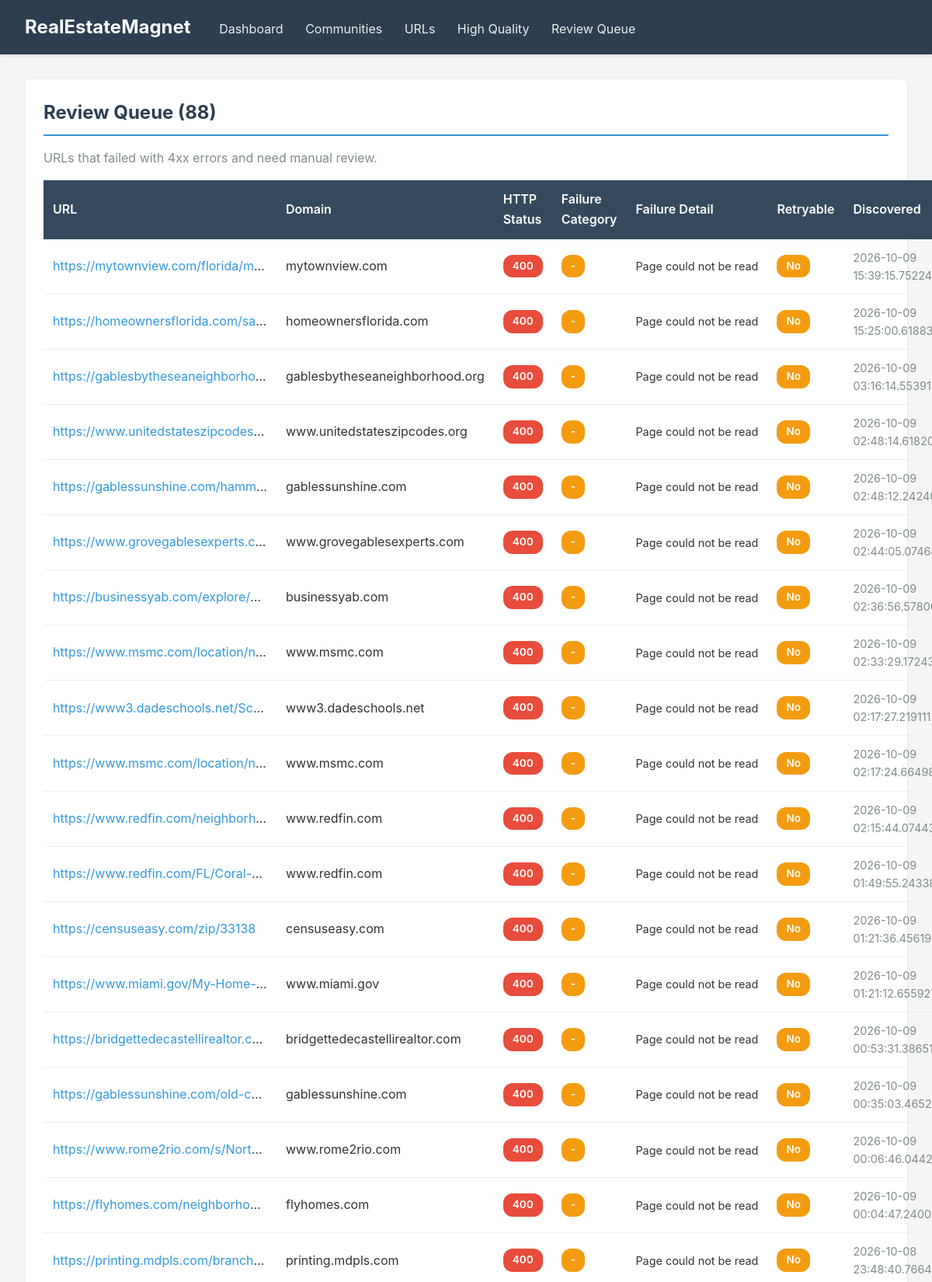
/review-queue (upper part), run on the app's committed database.
### modules/community/database.py (models this page shows)
class Base(DeclarativeBase):
    pass

class SourceURLRow(Base):
    __tablename__ = "source_urls"
    id = Column(Integer, primary_key=True, autoincrement=True)
    url = Column(Text, unique=True, nullable=False, index=True)
    domain = Column(String(255), index=True)
    title = Column(String(500))
    status = Column(String(30), nullable=False, index=True, default="pending")
    failure_category = Column(String(30), index=True)
    failure_detail = Column(Text)
    is_retryable = Column(Boolean, default=False)
    reviewed = Column(Boolean, default=False, index=True)
    review_note = Column(Text)
    pdf_path = Column(Text)
    screenshot_path = Column(Text)
    community_slug = Column(String(255), index=True)
    discovered_by = Column(String(50), index=True)
    discovered_at = Column(DateTime, default=lambda: datetime.now(timezone.utc))
    accessed_at = Column(DateTime)
    printed_at = Column(DateTime)
    http_status = Column(Integer)
    error_message = Column(Text)
    content_length = Column(Integer)
    captcha_detected = Column(Boolean, default=False)
    captcha_solved = Column(Boolean, default=False)
    robot_friendly = Column(Boolean, default=False, index=True)
    robots_txt_checked = Column(Boolean, default=False)
    retry_count = Column(Integer, default=0)
    steps_taken = Column(Integer, default=0)
    has_community_data = Column(Boolean, default=False, index=True)
    data_quality_score = Column(Float, default=0.0, index=True)
    data_types_found = Column(String(255))  # comma-separated: fees,amenities,demographics,proximity
    data_summary = Column(Text)  # brief summary of extracted data

### modules/web/viewer.py (the view)
@app.get("/review-queue", response_class=HTMLResponse)
async def review_queue(request: Request):
    conn = get_db()
    cursor = conn.cursor()
    try:
        cursor.execute("""
            SELECT
                url, domain, status, failure_category, failure_detail,
                http_status, is_retryable, reviewed, review_note,
                discovered_at
            FROM source_urls
            WHERE status = 'failed_4xx' AND reviewed = 0
            ORDER BY discovered_at DESC
        """)
        review_items = cursor.fetchall()
    except sqlite3.OperationalError:
        review_items = []
    conn.close()
    return templates.TemplateResponse(
        request,
        name="review_queue.html",
        context={
            "review_items": review_items,
        }
    )

### modules/web/templates/review_queue.html (shortened to what this page needs)
{% extends "base.html" %}
{% block content %}
<div class="card">
    <h2>Review Queue ({{ review_items|length }})</h2>
    <p class="text-muted">URLs that failed with 4xx errors and need manual review.</p>
    {% if review_items %}
    <table>
        <thead>
            <tr>
                <th>URL</th>
                <th>Domain</th>
                <th>HTTP Status</th>
                <th>Failure Category</th>
                <th>Failure Detail</th>
                <th>Retryable</th>
                <th>Discovered</th>
            </tr>
        </thead>
        <tbody>
            {% for item in review_items %}
            <tr>
                <td class="truncate"><a href="{{ item.url }}" target="_blank">{{ item.url }}</a></td>
                <td>{{ item.domain or '-' }}</td>
                <td><span class="badge badge-danger">{{ item.http_status or '-' }}</span></td>
                <td><span class="badge badge-warning">{{ item.failure_category or '-' }}</span></td>
                <td class="text-small truncate">{{ item.failure_detail or '-' }}</td>
                <td>
                    {% if item.is_retryable %}
                    <span class="badge badge-info">Yes</span>
                    {% else %}
                    <span class="badge badge-warning">No</span>
                    {% endif %}
                </td>
                <td class="text-muted text-small">{{ item.discovered_at }}</td>
            </tr>
            {% endfor %}
        </tbody>
    </table>
    {% else %}
    <p style="padding: 2rem; text-align: center; color: #27ae60;">✓ No URLs need review!</p>
    {% endif %}
</div>
{% endblock %}

### modules/web/templates/base.html (style rules this page uses)
* { margin: 0; padding: 0; box-sizing: border-box; }
body { font-family: -apple-system, BlinkMacSystemFont, 'Segoe UI', Roboto, Oxygen, Ubuntu, Cantarell, sans-serif; background: #f5f5f5; color: #333; line-height: 1.6; }
.card { background: white; border-radius: 8px; padding: 1.5rem; margin-bottom: 1.5rem; box-shadow: 0 1px 3px rgba(0,0,0,0.1); }
.card h2 { color: #2c3e50; margin-bottom: 1rem; border-bottom: 2px solid #3498db; padding-bottom: 0.5rem; }
table { width: 100%; border-collapse: collapse; margin-top: 1rem; }
th { background: #34495e; color: white; padding: 0.75rem; text-align: left; font-weight: 600; }
td { padding: 0.75rem; border-bottom: 1px solid #ecf0f1; }
a { color: #3498db; text-decoration: none; }
.badge { display: inline-block; padding: 0.25rem 0.75rem; border-radius: 12px; font-size: 0.85rem; font-weight: 600; }
.badge-warning { background: #f39c12; color: white; }
.badge-danger { background: #e74c3c; color: white; }
.text-muted { color: #7f8c8d; }
.text-small { font-size: 0.9rem; }
.truncate { max-width: 300px; white-space: nowrap; overflow: hidden; text-overflow: ellipsis; }

### data on the page
SourceURLRow: url "https://mytownview.com/florida/m…", domain "mytownview.com", http_status "400", failure_category "-", failure_detail "Page could not be read", is_retryable "No", discovered_at "2026-10-09…"
SourceURLRow: url "https://homeownersflorida.com/sa…", domain "homeownersflorida.com", http_status "400", failure_category "-", failure_detail "Page could not be read", is_retryable "No", discovered_at "2026-10-09…"
SourceURLRow: url "https://gablesbytheseaneighborho…", domain "gablesbytheseaneighborhood.org", http_status "400", failure_category "-", failure_detail "Page could not be read", is_retryable "No", discovered_at "2026-10-09…"
SourceURLRow: url "https://www.unitedstateszipcodes…", domain "www.unitedstateszipcodes.org", http_status "400", failure_category "-", failure_detail "Page could not be read", is_retryable "No", discovered_at "2026-10-09…"
SourceURLRow: url "https://gablessunshine.com/hamm…", domain "gablessunshine.com", http_status "400", failure_category "-", failure_detail "Page could not be read", is_retryable "No", discovered_at "2026-10-09…"
SourceURLRow: url "https://www.grovegablesexperts.c…", domain "www.grovegablesexperts.com", http_status "400", failure_category "-", failure_detail "Page could not be read", is_retryable "No", discovered_at "2026-10-09…"
SourceURLRow: url "https://businessyab.com/explore/…", domain "businessyab.com", http_status "400", failure_category "-", failure_detail "Page could not be read", is_retryable "No", discovered_at "2026-10-09…"
SourceURLRow: url "https://www.msmc.com/location/n…", domain "www.msmc.com", http_status "400", failure_category "-", failure_detail "Page could not be read", is_retryable "No", discovered_at "2026-10-09…"
SourceURLRow: url "https://www3.dadeschools.net/Sc…", domain "www3.dadeschools.net", http_status "400", failure_category "-", failure_detail "Page could not be read", is_retryable "No", discovered_at "2026-10-09 02:17:27.219111"
SourceURLRow: url "https://www.msmc.com/location/n…", domain "www.msmc.com", http_status "400", failure_category "-", failure_detail "Page could not be read", is_retryable "No", discovered_at "2026-10-09…"
SourceURLRow: url "https://www.redfin.com/neighborh…", domain "www.redfin.com", http_status "400", failure_category "-", failure_detail "Page could not be read", is_retryable "No", discovered_at "2026-10-09…"
SourceURLRow: url "https://www.redfin.com/FL/Coral-…", domain "www.redfin.com", http_status "400", failure_category "-", failure_detail "Page could not be read", is_retryable "No", discovered_at "2026-10-09…"
SourceURLRow: url "https://censuseasy.com/zip/33138", domain "censuseasy.com", http_status "400", failure_category "-", failure_detail "Page could not be read", is_retryable "No", discovered_at "2026-10-09…"
SourceURLRow: url "https://www.miami.gov/My-Home-…", domain "www.miami.gov", http_status "400", failure_category "-", failure_detail "Page could not be read", is_retryable "No", discovered_at "2026-10-09…"
SourceURLRow: url "https://bridgettedecastellirealtor.c…", domain "bridgettedecastellirealtor.com", http_status "400", failure_category "-", failure_detail "Page could not be read", is_retryable "No", discovered_at "2026-10-09…"
SourceURLRow: url "https://gablessunshine.com/old-c…", domain "gablessunshine.com", http_status "400", failure_category "-", failure_detail "Page could not be read", is_retryable "No", discovered_at "2026-10-09…"
SourceURLRow: url "https://www.rome2rio.com/s/Nort…", domain "www.rome2rio.com", http_status "400", failure_category "-", failure_detail "Page could not be read", is_retryable "No", discovered_at "2026-10-09…"
SourceURLRow: url "https://flyhomes.com/neighborho…", domain "flyhomes.com", http_status "400", failure_category "-", failure_detail "Page could not be read", is_retryable "No", discovered_at "2026-10-09…"
SourceURLRow: url "https://printing.mdpls.com/branch…", domain "printing.mdpls.com", http_status "400", failure_category "-", failure_detail "Page could not be read", is_retryable "No", discovered_at "2026-10-08…"

### other printed values
{{ review_items|length }} "88"
